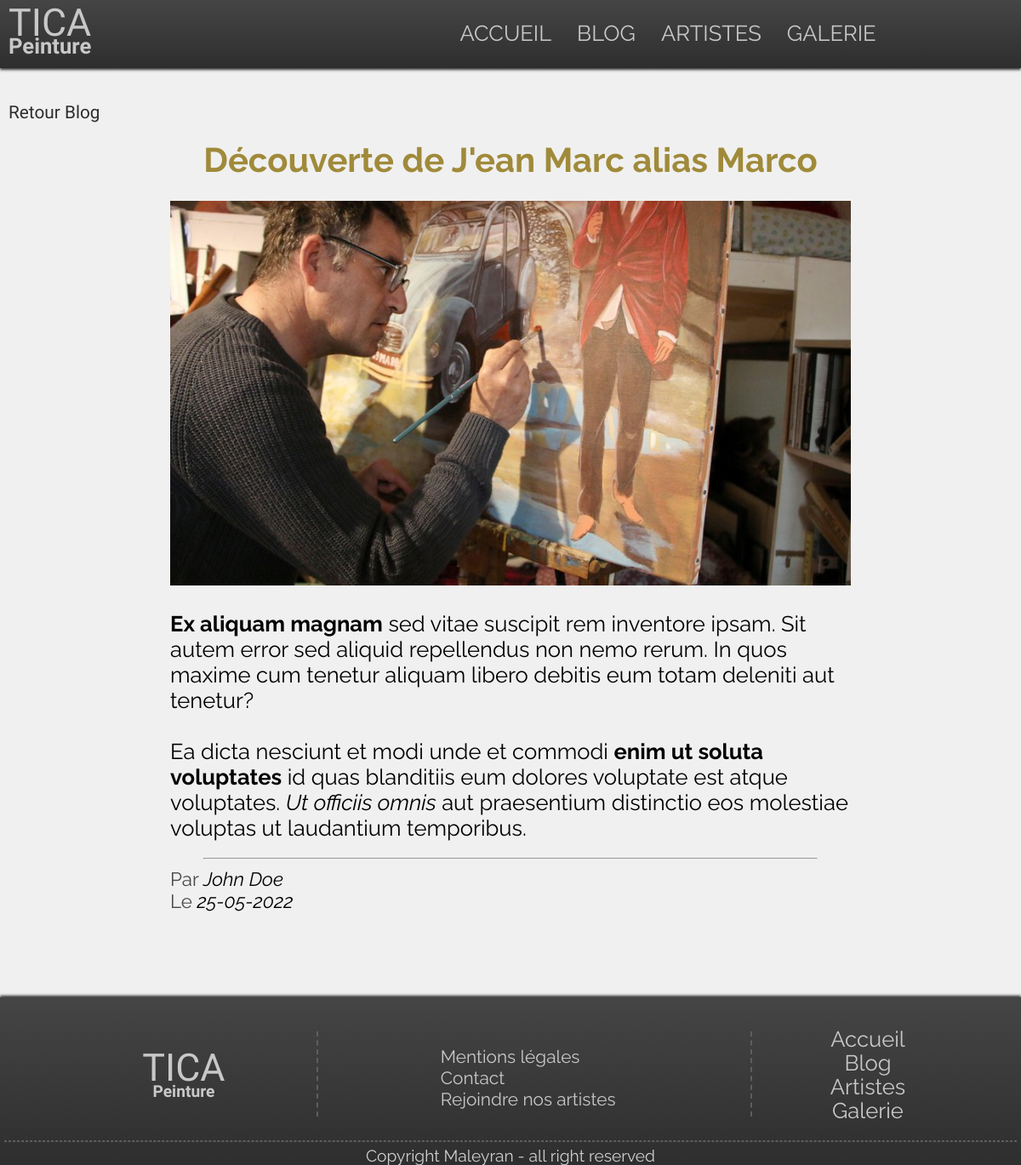
Page /index.php?action=article&id=21 on the committed database.
### tables this page shows
CREATE TABLE `articles` (
  `id` int(11) NOT NULL,
  `title` varchar(255) NOT NULL,
  `content` longtext NOT NULL,
  `image-url` varchar(255) NOT NULL,
  `create-date` datetime NOT NULL,
  `mod-date` datetime DEFAULT NULL,
  `ArticlesUsers` int(11) NOT NULL
);

CREATE TABLE `users` (
  `id` int(11) NOT NULL,
  `firstname` varchar(255) NOT NULL,
  `lastname` varchar(255) NOT NULL,
  `mail` varchar(255) NOT NULL,
  `password` varchar(255) NOT NULL,
  `UsersRoles` int(11) NOT NULL
);

### app/Controllers/BlogController.php (called while the page is built, shortened)
<?php
class BlogController
{
    public function articlePageFront($idArticle)
    {
        $data = new \Projet\Models\BlogModel();
        $date = new \Projet\Helpers\DateFormat();
        $article = $data->getArticleFull($idArticle);
        $article['create-date'] = $date->FormatStandard($article['create-date']);
        require 'app/Views/Front/article.php';
    }
}

### app/Models/BlogModel.php (called while the page is built, shortened)
<?php
class BlogModel extends Manager
{
    public function getArticleFull($idArticle)
    {
        $bdd = $this->dbConnection();
        $data = $bdd->prepare("SELECT articles.id as idarticle, title, content, `image-url`, `create-date`,
                               users.firstname, users.lastname, ArticlesUsers
                               FROM articles, users
                               WHERE users.id = articles.ArticlesUsers
                               AND articles.id = :article");
        $data->execute(array('article' => $idArticle));
        return $data->fetch();
    }
}

### app/Helpers/DateFormat.php (called while the page is built, shortened)
<?php
class DateFormat {
    public function FormatStandard($date)
    {
        $dateMod = date("d-m-Y", strtotime($date));
        return $dateMod;
    }
}

### app/Views/Front/article.php (the view)
<?php
require_once 'app/Views/Front/header.php';
?>
<main id="page-solo" class="container pagepadding-top">
    <div class="breadcrumb">
        <a href="index.php?action=blog">Retour Blog</a>
    </div>
    <article id="article-solo">
        <h1><?= $article['title']?></h1>
        <img src="<?= $article['image-url']?>" alt="<?= $article['title']?>">
        <div id="contenu-solo">
            <div id="content-solo">
                <?= $article['content']?>
            </div>
            <hr>
            <div id="infos-solo">
                <p><span>Par</span> <?= $article['firstname']?> <?= $article['lastname']?></p>
                <p><span>Le</span> <?= $article['create-date']?></p>
            </div>
        </div>
    </article>
</main>
<?php
require_once 'app/Views/Front/footer.php'
?>

### app/Public/Front/css/style.css (style rules this page uses)
* { margin: 0; padding: 0; }
body { font-family: 'Raleway', sans-serif; font-size: 1.4rem; background-color: #F0F0F0; }
.container { max-width: 1200px; margin: 0 auto; }
.pagepadding-top { padding-top: 120px; }
a { text-decoration: none; color: #c8c8c8; }
h1 { font-size: 1.8rem; color: #a08a3a; }
hr { width: 270px; margin: auto; margin-top: 50px; color: #909090; }
.breadcrumb { text-align: left; font-family: 'Spartan', sans-serif; margin-bottom: 20px; margin-left: 10px; font-size: 1.3rem; text-transform: capitalize; }
.breadcrumb a { color: #2E2E2E; }
#page-solo { text-align: center; }
#page-solo h1 { margin-bottom: 15px; }
#page-solo #article-solo img { max-width: 800px; max-height: 500px; object-fit: cover; margin-top: 10px; width: 95%; }
#page-solo #contenu-solo { text-align: left; max-width: 800px; margin: 10px auto; width: 95%; }
#page-solo #contenu-solo hr { width: 90%; color: #E3D6A5; margin-top: 20px; }
#page-solo #contenu-solo #content-solo { margin-top: 25px; font-size: 1.2rem; }
#page-solo #infos-solo { margin-top: 10px; font-size: 1.2rem; font-style: italic; text-transform: capitalize; }
#page-solo #infos-solo span { font-style: normal; color: rgb(73, 73, 73); }
::placeholder { color: #858585; }
@media screen and (min-width: 400px) { hr { width: 400px; } }
@media screen and (min-width: 580px) { h1 { font-size: 2.2rem; } }
@media screen and (min-width: 600px) { #page-solo #contenu-solo #content-solo { font-size: 1.6rem; } }
@media screen and (min-width: 600px) { #page-solo #infos-solo { font-size: 1.4rem; } }
@media screen and (min-width: 720px) { h1 { font-size: 2.5rem; } }

### rows in the picture
articles: title "Découverte de J'ean Marc alias Marco", value (picture), content "Ex aliquam magnam sed vitae suscipit rem inventore ipsam. Sit autem error sed aliquid repellendus non nemo rerum. In quos maxime cum tenetur aliquam libero debitis eum totam deleniti aut tenetur? Ea dicta nesciunt et modi unde et commodi enim ut soluta voluptates id quas blanditiis eum dolores voluptate est atque voluptates. Ut officiis omnis aut praesentium distinctio eos molestiae voluptas ut laudantium temporibus.", ArticlesUsers.firstname "John", ArticlesUsers.lastname "Doe"

### other values in the picture
$article['create-date'] "25-05-2022"
